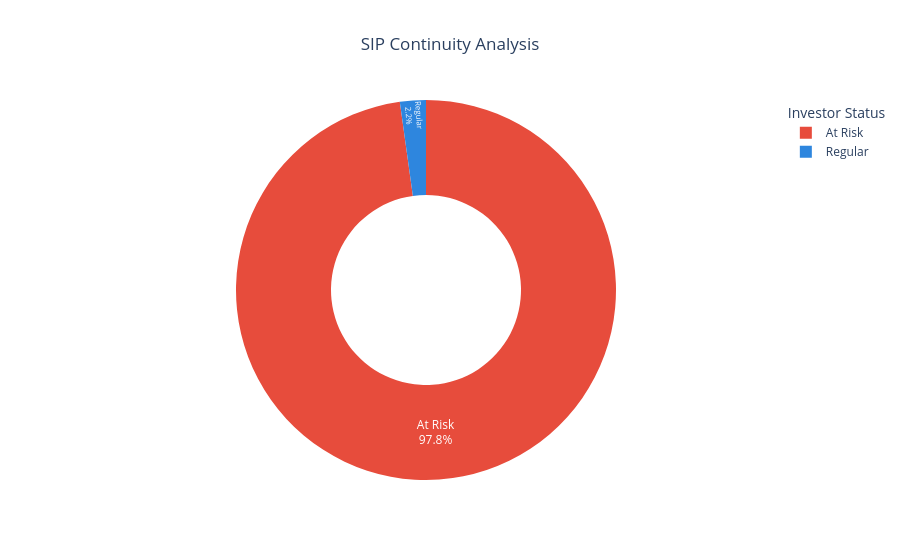

The code cell stored with this chart in its notebook:
### Code cell
status_count = (
    sip_continuity["risk_status"]
    .value_counts()
    .reset_index()
)

status_count.columns = [
    "Risk Status",
    "Investors"
]

fig = px.pie(

    status_count,

    names="Risk Status",

    values="Investors",

    hole=0.5,

    title="SIP Continuity Analysis",

    color="Risk Status",

    color_discrete_map={

        "Regular":"#2E86DE",

        "At Risk":"#E74C3C"
}

)

fig.update_traces(
    textposition="inside",
    textinfo="percent+label"
)

fig.update_layout(

    title_x=0.5,

    legend_title="Investor Status"

)

fig.show()

### Figure 1 — Plotly figure (JSON) as saved in the notebook; plotly's stock layout.template omitted (floating-point values rounded to 4 significant figures)
{"data": [{"customdata": [["At Risk"], ["Regular"]], "domain": {"x": [0, 1], "y": [0, 1]}, "hole": 0.5, "hovertemplate": "Risk Status=%{customdata[0]}<br>Investors=%{value}<extra></extra>", "labels": ["At Risk", "Regular"], "legendgroup": "", "marker": {"colors": ["#E74C3C", "#2E86DE"]}, "name": "", "showlegend": true, "textinfo": "percent+label", "textposition": "inside", "type": "pie", "values": [1332, 30]}], "layout": {"legend": {"title": {"text": "Investor Status"}, "tracegroupgap": 0}, "title": {"text": "SIP Continuity Analysis", "x": 0.5}}}
